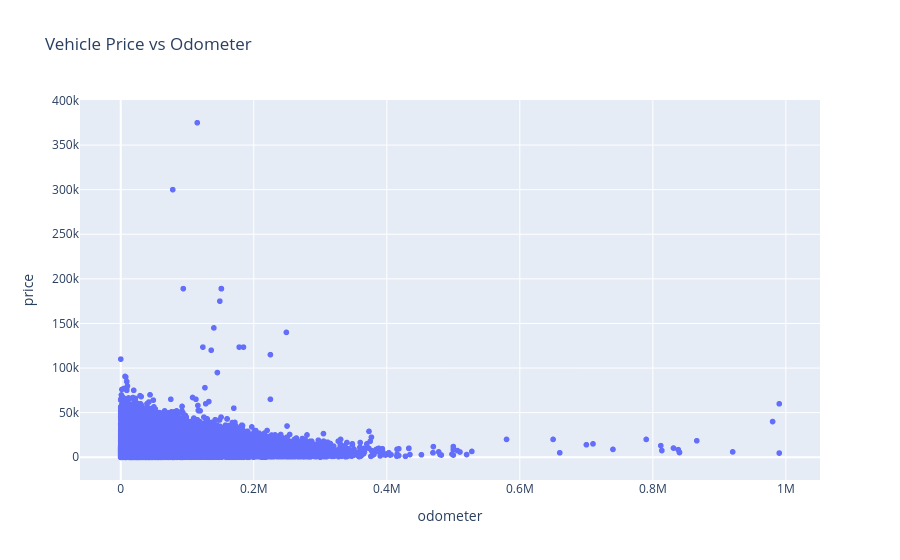

Here is the notebook cell this chart was saved with:
### Code cell
fig = px.scatter(
    df,
    x="odometer",
    y="price",
    title="Vehicle Price vs Odometer"
)

fig.show()

### Figure 1 — Plotly figure (JSON) as saved in the notebook; plotly's stock layout.template omitted (floating-point values rounded to 4 significant figures; data arrays with more than 128 entries replaced by an {"elided": "..."} marker saying what was removed)
{"data": [{"hovertemplate": "odometer=%{x}<br>price=%{y}<extra></extra>", "legendgroup": "", "marker": {"color": "#636efa", "symbol": "circle"}, "mode": "markers", "name": "", "showlegend": false, "type": "scattergl", "x": {"elided": "51525 float values"}, "xaxis": "x", "y": {"elided": "51525 int values"}, "yaxis": "y"}], "layout": {"legend": {"tracegroupgap": 0}, "title": {"text": "Vehicle Price vs Odometer"}, "xaxis": {"anchor": "y", "domain": [0, 1], "title": {"text": "odometer"}}, "yaxis": {"anchor": "x", "domain": [0, 1], "title": {"text": "price"}}}}
